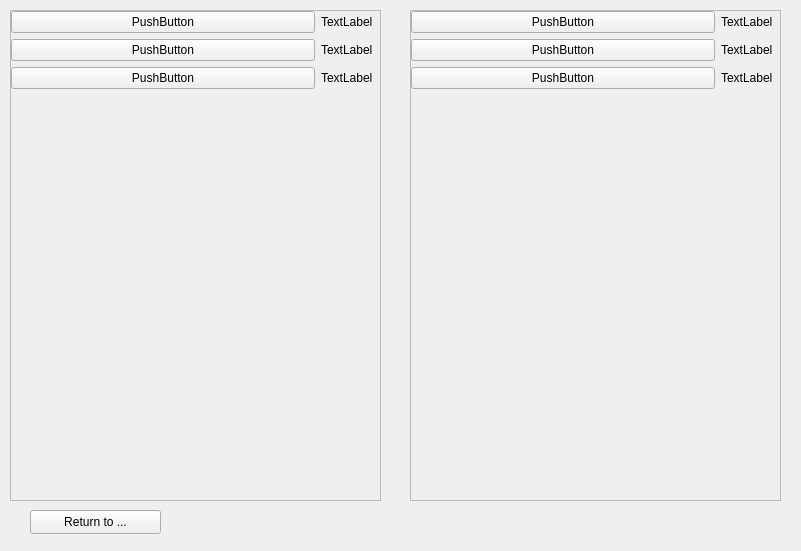
<?xml version="1.0" encoding="UTF-8"?>
<ui version="4.0">
 <class>Form</class>
 <widget class="QWidget" name="Form">
  <property name="geometry">
   <rect>
    <x>0</x>
    <y>0</y>
    <width>801</width>
    <height>551</height>
   </rect>
  </property>
  <property name="windowTitle">
   <string>Form</string>
  </property>
  <widget class="QScrollArea" name="lesson_scroll">
   <property name="geometry">
    <rect>
     <x>10</x>
     <y>10</y>
     <width>371</width>
     <height>491</height>
    </rect>
   </property>
   <property name="widgetResizable">
    <bool>true</bool>
   </property>
   <widget class="QWidget" name="lesson_widget">
    <property name="geometry">
     <rect>
      <x>0</x>
      <y>0</y>
      <width>369</width>
      <height>489</height>
     </rect>
    </property>
    <widget class="QWidget" name="gridLayoutWidget">
     <property name="geometry">
      <rect>
       <x>0</x>
       <y>0</y>
       <width>371</width>
       <height>491</height>
      </rect>
     </property>
     <layout class="QGridLayout" name="lesson_gridLayout" columnstretch="5,1">
      <item row="1" column="0">
       <widget class="QPushButton" name="pushButton_2">
        <property name="text">
         <string>PushButton</string>
        </property>
       </widget>
      </item>
      <item row="3" column="0">
       <spacer name="verticalSpacer">
        <property name="orientation">
         <enum>Qt::Vertical</enum>
        </property>
        <property name="sizeHint" stdset="0">
         <size>
          <width>20</width>
          <height>40</height>
         </size>
        </property>
       </spacer>
      </item>
      <item row="0" column="0">
       <widget class="QPushButton" name="pushButton">
        <property name="text">
         <string>PushButton</string>
        </property>
       </widget>
      </item>
      <item row="0" column="1">
       <widget class="QLabel" name="label">
        <property name="text">
         <string>TextLabel</string>
        </property>
       </widget>
      </item>
      <item row="2" column="0">
       <widget class="QPushButton" name="pushButton_3">
        <property name="text">
         <string>PushButton</string>
        </property>
       </widget>
      </item>
      <item row="1" column="1">
       <widget class="QLabel" name="label_2">
        <property name="text">
         <string>TextLabel</string>
        </property>
       </widget>
      </item>
      <item row="2" column="1">
       <widget class="QLabel" name="label_3">
        <property name="text">
         <string>TextLabel</string>
        </property>
       </widget>
      </item>
     </layout>
    </widget>
   </widget>
  </widget>
  <widget class="QPushButton" name="return_2">
   <property name="geometry">
    <rect>
     <x>30</x>
     <y>510</y>
     <width>131</width>
     <height>24</height>
    </rect>
   </property>
   <property name="text">
    <string>Return to ...</string>
   </property>
  </widget>
  <widget class="QScrollArea" name="quiz_scroll">
   <property name="geometry">
    <rect>
     <x>410</x>
     <y>10</y>
     <width>371</width>
     <height>491</height>
    </rect>
   </property>
   <property name="widgetResizable">
    <bool>true</bool>
   </property>
   <widget class="QWidget" name="quiz_widget">
    <property name="geometry">
     <rect>
      <x>0</x>
      <y>0</y>
      <width>369</width>
      <height>489</height>
     </rect>
    </property>
    <widget class="QWidget" name="gridLayoutWidget_2">
     <property name="geometry">
      <rect>
       <x>0</x>
       <y>0</y>
       <width>371</width>
       <height>491</height>
      </rect>
     </property>
     <layout class="QGridLayout" name="quiz_gridLayout" columnstretch="5,1">
      <item row="1" column="0">
       <widget class="QPushButton" name="pushButton_4">
        <property name="text">
         <string>PushButton</string>
        </property>
       </widget>
      </item>
      <item row="3" column="0">
       <spacer name="verticalSpacer_2">
        <property name="orientation">
         <enum>Qt::Vertical</enum>
        </property>
        <property name="sizeHint" stdset="0">
         <size>
          <width>20</width>
          <height>40</height>
         </size>
        </property>
       </spacer>
      </item>
      <item row="0" column="0">
       <widget class="QPushButton" name="pushButton_5">
        <property name="text">
         <string>PushButton</string>
        </property>
       </widget>
      </item>
      <item row="0" column="1">
       <widget class="QLabel" name="label_4">
        <property name="text">
         <string>TextLabel</string>
        </property>
       </widget>
      </item>
      <item row="2" column="0">
       <widget class="QPushButton" name="pushButton_6">
        <property name="text">
         <string>PushButton</string>
        </property>
       </widget>
      </item>
      <item row="1" column="1">
       <widget class="QLabel" name="label_5">
        <property name="text">
         <string>TextLabel</string>
        </property>
       </widget>
      </item>
      <item row="2" column="1">
       <widget class="QLabel" name="label_6">
        <property name="text">
         <string>TextLabel</string>
        </property>
       </widget>
      </item>
     </layout>
    </widget>
   </widget>
  </widget>
 </widget>
 <resources/>
 <connections/>
</ui>
